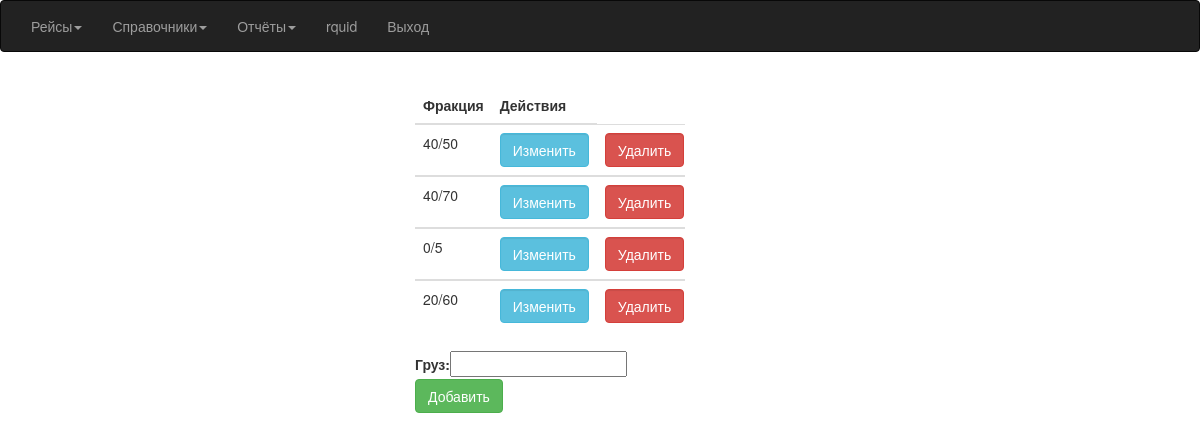
Screenshot of /Product/ (signed in) with the database file from the repository.
### Avtoregion/models.py (models this page shows, shortened)
class Product(models.Model):
    id_product = models.AutoField(primary_key=True)
    name = models.CharField(max_length=10, verbose_name='Груз')

### Avtoregion/views.py (the view)
# urls.py: url(r'^Product/$', views.ProductViewList.as_view(), name='ProductList'),
class ProductViewList(LoginRequiredMixin, ListView):
    model = Product
    template_name = 'product.html'
    context_object_name = 'qProduct'
    def get_context_data(self, **kwargs):
        context = super().get_context_data(**kwargs)
        context['form'] = ProductForm()
        return context

### Avtoregion/forms.py
class ProductForm(ModelForm):
    class Meta:
        model = Product
        fields = ['name']
        labels = {'name': 'Груз'}

### templates/product.html (shortened to what this page needs)
{% extends "index.html" %}
{% block content %}
 <div class="container col-lg-3 col-lg-offset-4">
 {% if qProduct %}
     <div class="table-responsive">
	 <table class="table table-hover">
		 <thead>
		    <th>Фракция</th>
            <th>Действия</th>
		 </thead>
		 <tbody>
	 {% for q in qProduct %}
	    <tr>
		 <td>
			{{ q.name }}
		 </td>
            <div class="form-group">
		    <td>
			    <form action="update{{ q.pk }}" method="get">
				    <button class="btn btn-info form-control">Изменить</button>
			    </form>
		    </td>
		    <td>
			    <form action="{% url 'ProductDelete' %}" method="post">
				    <button class="btn btn-danger form-control delete-confirmation">Удалить</button>
			    </form>
		    </td>
            </div>
	    </tr>
     </tbody>
	 {% endfor %}
	 </table>
     </div>
 {% endif %}
 <form action="add" method="post">
    {{ form.as_table }}
    <button class="btn btn-success">Добавить</button>
</form>
 </div>
{% endblock %}

### templates/index.html (shortened to what this page needs)
{% load static %}
<!DOCTYPE html>
<html lang="ru">
<head>
	<link rel="stylesheet" href="{% static "css/bootstrap.min.css" %}">
</head>
{% if user.is_anonymous %}
    <body>
    {% block login %}
    {% endblock %}
    </body>
{% else %}
    <body>
    <nav class="navbar navbar-inverse">
	    <div class="container-fluid">
		    <ul class="nav navbar-nav">
			    <li class="dropdown">
				    <a class="dropdown-toggle" data-toggle="dropdown" href="{% url 'Race' %}">Рейсы<span class="caret"></span></a>
			    </li>
			    <li class="dropdown">
				    <a class="dropdown-toggle" href="index.html" data-toggle="dropdown">Справочники<span class="caret"></span></a>
			    </li>
			    <li class="dropdown">
				    <a class="dropdown-toggle" data-toggle="dropdown" href="index.html">Отчёты<span class="caret"></span></a>
			    </li>
			    <li class="navbar-text">{{ user }}</li>
			    <li><a class="navbar-link" href="{% url 'logout' %}">Выход</a></li>
		    </ul>
	    </div>
    </nav>
		{% block content %}
		{% endblock %}
    </body>
{% endif %}
</html>

### rows the page displays
Product: name "40/50"
Product: name "40/70"
Product: name "0/5"
Product: name "20/60"

### other values shown
{{ user }} "rquid"
